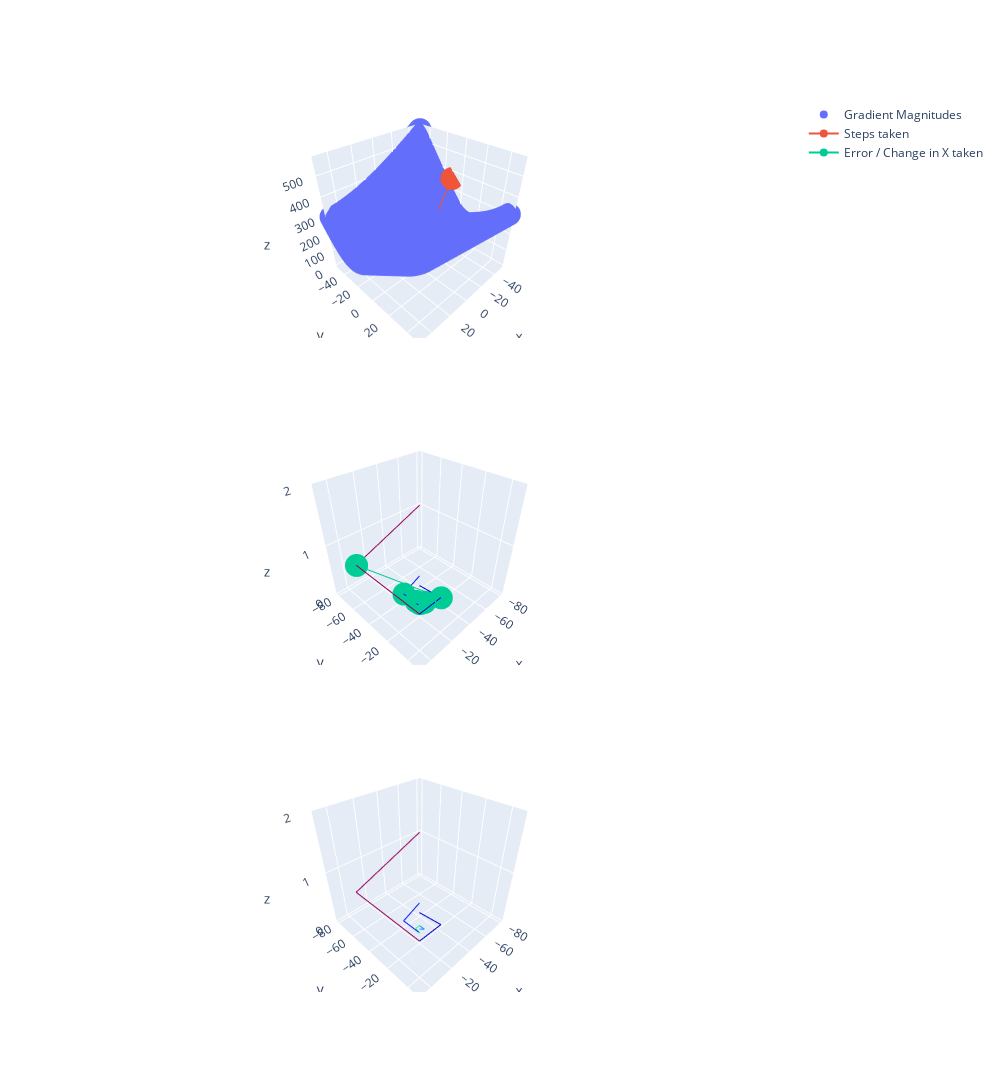

Notebook code cell kept with this figure:
### Code cell
def plot3d(xx):
    fig = make_subplots(rows=3, cols=1,
                        specs=[[{"type": "scene"}], [{"type": "scene"}], [{"type": "scene"}]])
    mags = [get_magnitude(f_prime(x.reshape(-1,1)),x) for x in xx]
    fig.add_trace(
        go.Scatter3d(
            x=xx[:,0],
            y=xx[:,1],
            z = mags,
            mode='markers',
            name="Gradient Magnitudes",
        ),
        row=1, col=1
    )
    step_errs = torch.vstack([torch.hstack((step.reshape(1,-1),err.reshape(1,-1))) for step,err in zip(*jacobi_line_search(xx[40].reshape(-1,1),100))])
    fig.add_trace(
        go.Scatter3d(
            x=step_errs[:,0],
            y=step_errs[:,1],
            z = [get_magnitude(f_prime(x.reshape(-1,1)),x)+100 for x in step_errs[:,:2]],
            mode='lines+markers',
            name="Steps taken",
        ),
        row=1, col=1
    )
    fig.add_trace(
        go.Scatter3d(
            x=step_errs[:,2],
            y=step_errs[:,3],
            z = [1 for x in step_errs],
            mode='lines+markers',
            name="Error / Change in X taken",
        ),
        row=2, col=1
    )
    for err in step_errs[:5]:
        # We are kind of feeding the wrong value into here. The error
        # is a locationless magnitude of x1,y1,x2,y2. Really we should be feeding
        # those into here, since we want to know the transformation matrix of those.
        eigv,eig_vec = torch.linalg.eig(
            torch.vstack(
                (err[2:4].reshape(1,-1),
                 err[2:4].reshape(1,-1))
        ))
        eigv,eig_vec = eigv.float(),eig_vec.float()
        # We calculate the actual scaled eigen vectors, then offset them to the 
        # primary vector
        e1 = err[2:4][0] + eig_vec[:,0] * eigv[0]
        e2 = err[2:4][1] + eig_vec[:,1] * eigv[1]

        color = next(col_pal_iterator)

        # First eigen vector
        plot_arrow(
            fig,
            x1=e1[0],  # arrows' head
            y1=e1[1],  # arrows' head
            x2=err[2:4][0],  # arrows' tail
            y2=err[2:4][1],  # arrows' tail
            color=color
        )
        # Second eigen vector
        plot_arrow(
            fig,
            x1=e2[0],  # arrows' head
            y1=e2[1],  # arrows' head
            x2=err[2:4][0],  # arrows' tail
            y2=err[2:4][1],  # arrows' tail
            color=color
        )
        ### Lets also plot the eigen vector components by themselves ###
        # First eigen vector
        plot_arrow(
            fig,
            x1=e1[0],  # arrows' head
            y1=e1[1],  # arrows' head
            x2=err[2:4][0],  # arrows' tail
            y2=err[2:4][1],  # arrows' tail
            color=color,
            row=3,col=1
        )
        # Second eigen vector
        plot_arrow(
            fig,
            x1=e2[0],  # arrows' head
            y1=e2[1],  # arrows' head
            x2=err[2:4][0],  # arrows' tail
            y2=err[2:4][1],  # arrows' tail
            color=color,
            row=3,col=1
        )

    fig.update_layout(
        autosize=False,
        width=1000,
        height=1800,
        margin=dict(
            l=50,
            r=50,
            b=100,
            t=100,
            pad=4
        ),
        # paper_bgcolor="LightSteelBlue",
    )
    return fig
plot3d(xx)

### Figure 1 — Plotly figure (JSON) as saved in the notebook; plotly's stock layout.template omitted (floating-point values rounded to 4 significant figures; data arrays with more than 128 entries replaced by an {"elided": "..."} marker saying what was removed)
{"data": [{"mode": "markers", "name": "Gradient Magnitudes", "scene": "scene", "type": "scatter3d", "x": {"elided": "10000 int values"}, "y": {"elided": "10000 int values"}, "z": {"elided": "10000 float values"}}, {"mode": "lines+markers", "name": "Steps taken", "scene": "scene", "type": "scatter3d", "x": [-50, 7.333, -9.556, 3.185, -0.5679, 2.263, 1.429, 2.059, 1.873, 2.013, 1.972, 2.003, 1.994, 2.001, 1.999, 2.0, 2.0, 2.0, 2.0, 2.0, 2.0, 2.0, 2.0, 2.0, 2.0, 2.0], "y": [-10, 15.33, -3.778, 1.852, -2.395, -1.144, -2.088, -1.81, -2.02, -1.958, -2.004, -1.991, -2.001, -1.998, -2.0, -2.0, -2.0, -2.0, -2.0, -2.0, -2.0, -2.0, -2.0, -2.0, -2.0, -2.0], "z": [367.8, 256.6, 159.1, 134.8, 113.2, 108.4, 104.6, 104.2, 103.9, 104.0, 104.0, 104.0, 104.0, 104.0, 104.0, 104.0, 104.0, 104.0, 104.0, 104.0, 104.0, 104.0, 104.0, 104.0, 104.0, 104]}, {"mode": "lines+markers", "name": "Error / Change in X taken", "scene": "scene2", "type": "scatter3d", "x": [7.333, -9.556, 3.185, -0.5679, 2.263, 1.429, 2.059, 1.873, 2.013, 1.972, 2.003, 1.994, 2.001, 1.999, 2.0, 2.0, 2.0, 2.0, 2.0, 2.0, 2.0, 2.0, 2.0, 2.0, 2.0, 2], "y": [-50, 7.333, -9.556, 3.185, -0.5679, 2.263, 1.429, 2.059, 1.873, 2.013, 1.972, 2.003, 1.994, 2.001, 1.999, 2.0, 2.0, 2.0, 2.0, 2.0, 2.0, 2.0, 2.0, 2.0, 2.0, 2.0], "z": [1, 1, 1, 1, 1, 1, 1, 1, 1, 1, 1, 1, 1, 1, 1, 1, 1, 1, 1, 1, 1, 1, 1, 1, 1, 1]}, {"line": {"color": "rgb(150,0,90)"}, "mode": "lines", "name": "eig of:\n 7.333333492279053\n-50.0", "scene": "scene2", "showlegend": false, "type": "scatter3d", "x": [7.333, 7.333], "y": [7.333, -50], "z": [1, 1]}, {"line": {"color": "rgb(150,0,90)"}, "mode": "lines", "name": "eig of:\n 7.333333492279053\n-50.0", "scene": "scene2", "showlegend": false, "type": "scatter3d", "x": [-80.17, 7.333], "y": [-80.17, -50], "z": [1, 1]}, {"line": {"color": "rgb(150,0,90)"}, "mode": "lines", "name": "eig of:\n 7.333333492279053\n-50.0", "scene": "scene3", "showlegend": false, "type": "scatter3d", "x": [7.333, 7.333], "y": [7.333, -50], "z": [1, 1]}, {"line": {"color": "rgb(150,0,90)"}, "mode": "lines", "name": "eig of:\n 7.333333492279053\n-50.0", "scene": "scene3", "showlegend": false, "type": "scatter3d", "x": [-80.17, 7.333], "y": [-80.17, -50], "z": [1, 1]}, {"line": {"color": "rgb(0,0,200)"}, "mode": "lines", "name": "eig of:\n -9.555556297302246\n7.333333492279053", "scene": "scene2", "showlegend": false, "type": "scatter3d", "x": [-7.984, -9.556], "y": [-7.984, 7.333], "z": [1, 1]}, {"line": {"color": "rgb(0,0,200)"}, "mode": "lines", "name": "eig of:\n -9.555556297302246\n7.333333492279053", "scene": "scene2", "showlegend": false, "type": "scatter3d", "x": [7.333, -9.556], "y": [7.333, 7.333], "z": [1, 1]}, {"line": {"color": "rgb(0,0,200)"}, "mode": "lines", "name": "eig of:\n -9.555556297302246\n7.333333492279053", "scene": "scene3", "showlegend": false, "type": "scatter3d", "x": [-7.984, -9.556], "y": [-7.984, 7.333], "z": [1, 1]}, {"line": {"color": "rgb(0,0,200)"}, "mode": "lines", "name": "eig of:\n -9.555556297302246\n7.333333492279053", "scene": "scene3", "showlegend": false, "type": "scatter3d", "x": [7.333, -9.556], "y": [7.333, 7.333], "z": [1, 1]}, {"line": {"color": "rgb(0,25,255)"}, "mode": "lines", "name": "eig of:\n 3.185185670852661\n-9.555556297302246", "scene": "scene2", "showlegend": false, "type": "scatter3d", "x": [3.185, 3.185], "y": [3.185, -9.556], "z": [1, 1]}, {"line": {"color": "rgb(0,25,255)"}, "mode": "lines", "name": "eig of:\n 3.185185670852661\n-9.555556297302246", "scene": "scene2", "showlegend": false, "type": "scatter3d", "x": [-14.06, 3.185], "y": [-14.06, -9.556], "z": [1, 1]}, {"line": {"color": "rgb(0,25,255)"}, "mode": "lines", "name": "eig of:\n 3.185185670852661\n-9.555556297302246", "scene": "scene3", "showlegend": false, "type": "scatter3d", "x": [3.185, 3.185], "y": [3.185, -9.556], "z": [1, 1]}, {"line": {"color": "rgb(0,25,255)"}, "mode": "lines", "name": "eig of:\n 3.185185670852661\n-9.555556297302246", "scene": "scene3", "showlegend": false, "type": "scatter3d", "x": [-14.06, 3.185], "y": [-14.06, -9.556], "z": [1, 1]}, {"line": {"color": "rgb(0,152,255)"}, "mode": "lines", "name": "eig of:\n -0.5679014325141907\n3.185185670852661", "scene": "scene2", "showlegend": false, "type": "scatter3d", "x": [-0.5679, -0.5679], "y": [-0.5679, 3.185], "z": [1, 1]}, {"line": {"color": "rgb(0,152,255)"}, "mode": "lines", "name": "eig of:\n -0.5679014325141907\n3.185185670852661", "scene": "scene2", "showlegend": false, "type": "scatter3d", "x": [1.334, -0.5679], "y": [1.334, 3.185], "z": [1, 1]}, {"line": {"color": "rgb(0,152,255)"}, "mode": "lines", "name": "eig of:\n -0.5679014325141907\n3.185185670852661", "scene": "scene3", "showlegend": false, "type": "scatter3d", "x": [-0.5679, -0.5679], "y": [-0.5679, 3.185], "z": [1, 1]}, {"line": {"color": "rgb(0,152,255)"}, "mode": "lines", "name": "eig of:\n -0.5679014325141907\n3.185185670852661", "scene": "scene3", "showlegend": false, "type": "scatter3d", "x": [1.334, -0.5679], "y": [1.334, 3.185], "z": [1, 1]}, {"line": {"color": "rgb(44,255,150)"}, "mode": "lines", "name": "eig of:\n 2.2633748054504395\n-0.5679014325141907", "scene": "scene2", "showlegend": false, "type": "scatter3d", "x": [3.462, 2.263], "y": [3.462, -0.5679], "z": [1, 1]}, {"line": {"color": "rgb(44,255,150)"}, "mode": "lines", "name": "eig of:\n 2.2633748054504395\n-0.5679014325141907", "scene": "scene2", "showlegend": false, "type": "scatter3d", "x": [-0.5679, 2.263], "y": [-0.5679, -0.5679], "z": [1, 1]}, {"line": {"color": "rgb(44,255,150)"}, "mode": "lines", "name": "eig of:\n 2.2633748054504395\n-0.5679014325141907", "scene": "scene3", "showlegend": false, "type": "scatter3d", "x": [3.462, 2.263], "y": [3.462, -0.5679], "z": [1, 1]}, {"line": {"color": "rgb(44,255,150)"}, "mode": "lines", "name": "eig of:\n 2.2633748054504395\n-0.5679014325141907", "scene": "scene3", "showlegend": false, "type": "scatter3d", "x": [-0.5679, 2.263], "y": [-0.5679, -0.5679], "z": [1, 1]}], "layout": {"autosize": false, "height": 1800, "margin": {"b": 100, "l": 50, "pad": 4, "r": 50, "t": 100}, "scene": {"domain": {"x": [0, 1], "y": [0.7333, 1]}}, "scene2": {"domain": {"x": [0, 1], "y": [0.3667, 0.6333]}}, "scene3": {"domain": {"x": [0, 1], "y": [0, 0.2667]}}, "width": 1000}}
